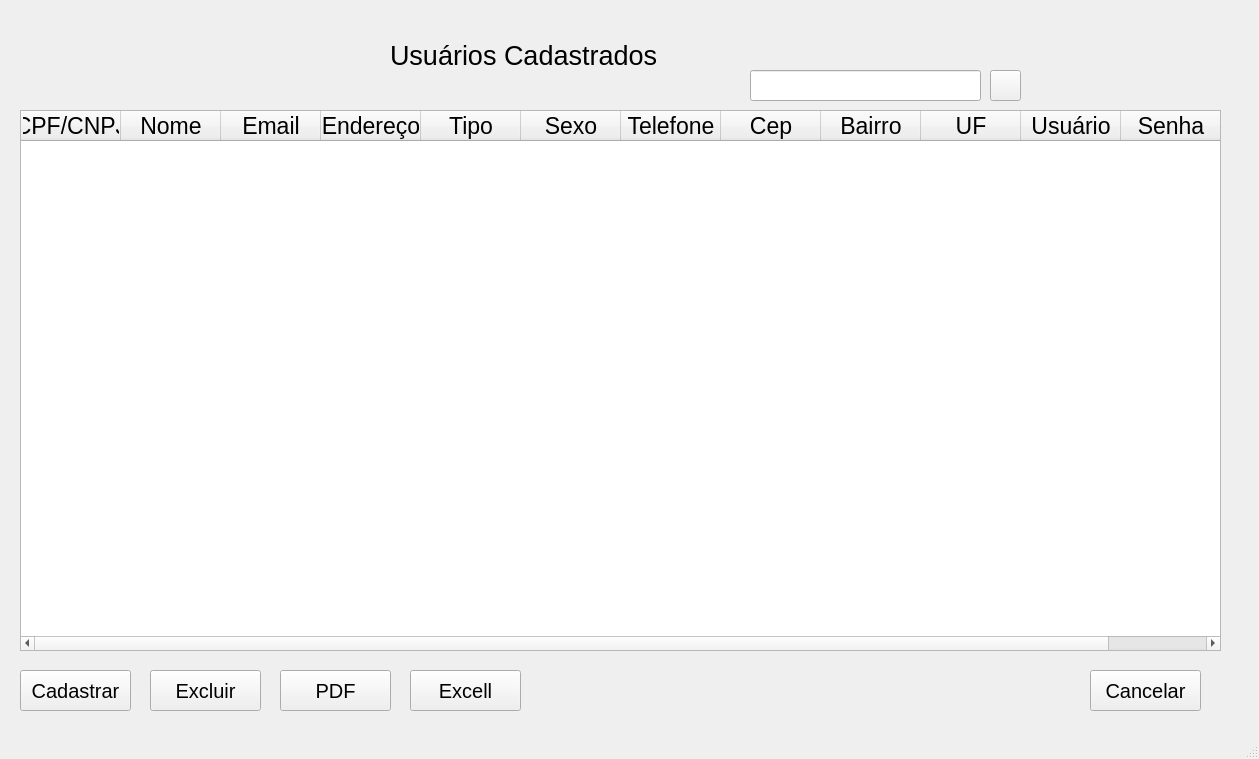
<?xml version="1.0" encoding="UTF-8"?>
<ui version="4.0">
 <class>MainWindow</class>
 <widget class="QMainWindow" name="MainWindow">
  <property name="geometry">
   <rect>
    <x>0</x>
    <y>0</y>
    <width>1259</width>
    <height>759</height>
   </rect>
  </property>
  <property name="font">
   <font>
    <pointsize>17</pointsize>
   </font>
  </property>
  <property name="windowTitle">
   <string>MainWindow</string>
  </property>
  <widget class="QWidget" name="centralwidget">
   <widget class="QTableWidget" name="tbview_usuario">
    <property name="geometry">
     <rect>
      <x>20</x>
      <y>110</y>
      <width>1201</width>
      <height>541</height>
     </rect>
    </property>
    <column>
     <property name="text">
      <string>CPF/CNPJ</string>
     </property>
    </column>
    <column>
     <property name="text">
      <string>Nome</string>
     </property>
    </column>
    <column>
     <property name="text">
      <string>Email</string>
     </property>
    </column>
    <column>
     <property name="text">
      <string>Endereço</string>
     </property>
    </column>
    <column>
     <property name="text">
      <string>Tipo</string>
     </property>
    </column>
    <column>
     <property name="text">
      <string>Sexo</string>
     </property>
    </column>
    <column>
     <property name="text">
      <string>Telefone</string>
     </property>
    </column>
    <column>
     <property name="text">
      <string>Cep</string>
     </property>
    </column>
    <column>
     <property name="text">
      <string>Bairro</string>
     </property>
    </column>
    <column>
     <property name="text">
      <string>UF</string>
     </property>
    </column>
    <column>
     <property name="text">
      <string>Usuário</string>
     </property>
    </column>
    <column>
     <property name="text">
      <string>Senha</string>
     </property>
    </column>
   </widget>
   <widget class="QLabel" name="txtUsuarios">
    <property name="geometry">
     <rect>
      <x>390</x>
      <y>40</y>
      <width>271</width>
      <height>31</height>
     </rect>
    </property>
    <property name="font">
     <font>
      <pointsize>20</pointsize>
     </font>
    </property>
    <property name="text">
     <string>Usuários Cadastrados</string>
    </property>
   </widget>
   <widget class="QPushButton" name="btnCadastrar">
    <property name="geometry">
     <rect>
      <x>20</x>
      <y>670</y>
      <width>111</width>
      <height>41</height>
     </rect>
    </property>
    <property name="font">
     <font>
      <pointsize>15</pointsize>
     </font>
    </property>
    <property name="text">
     <string>Cadastrar</string>
    </property>
   </widget>
   <widget class="QPushButton" name="btnExcluir">
    <property name="geometry">
     <rect>
      <x>150</x>
      <y>670</y>
      <width>111</width>
      <height>41</height>
     </rect>
    </property>
    <property name="font">
     <font>
      <pointsize>15</pointsize>
     </font>
    </property>
    <property name="text">
     <string>Excluir</string>
    </property>
   </widget>
   <widget class="QPushButton" name="btnPdf">
    <property name="geometry">
     <rect>
      <x>280</x>
      <y>670</y>
      <width>111</width>
      <height>41</height>
     </rect>
    </property>
    <property name="font">
     <font>
      <pointsize>15</pointsize>
     </font>
    </property>
    <property name="text">
     <string>PDF</string>
    </property>
   </widget>
   <widget class="QPushButton" name="btnExcell">
    <property name="geometry">
     <rect>
      <x>410</x>
      <y>670</y>
      <width>111</width>
      <height>41</height>
     </rect>
    </property>
    <property name="font">
     <font>
      <pointsize>15</pointsize>
     </font>
    </property>
    <property name="text">
     <string>Excell</string>
    </property>
   </widget>
   <widget class="QLineEdit" name="edtConsultar">
    <property name="geometry">
     <rect>
      <x>750</x>
      <y>70</y>
      <width>231</width>
      <height>31</height>
     </rect>
    </property>
   </widget>
   <widget class="QPushButton" name="btnConsultar">
    <property name="geometry">
     <rect>
      <x>990</x>
      <y>70</y>
      <width>31</width>
      <height>31</height>
     </rect>
    </property>
    <property name="text">
     <string/>
    </property>
    <property name="icon">
     <iconset>
      <normaloff>btnPesquisar.png</normaloff>btnPesquisar.png</iconset>
    </property>
   </widget>
   <widget class="QPushButton" name="btnCancelar">
    <property name="geometry">
     <rect>
      <x>1090</x>
      <y>670</y>
      <width>111</width>
      <height>41</height>
     </rect>
    </property>
    <property name="font">
     <font>
      <pointsize>15</pointsize>
     </font>
    </property>
    <property name="text">
     <string>Cancelar</string>
    </property>
   </widget>
  </widget>
  <widget class="QMenuBar" name="menubar">
   <property name="geometry">
    <rect>
     <x>0</x>
     <y>0</y>
     <width>1259</width>
     <height>21</height>
    </rect>
   </property>
  </widget>
  <widget class="QStatusBar" name="statusbar"/>
 </widget>
 <resources/>
 <connections/>
</ui>
